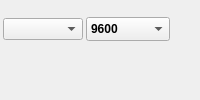
            <widget class="QWidget" name="tabComPort">
             <attribute name="title">
              <string>COM</string>
             </attribute>
             <layout class="QGridLayout" name="gridLayout_2">
              <property name="leftMargin">
               <number>3</number>
              </property>
              <property name="topMargin">
               <number>3</number>
              </property>
              <property name="rightMargin">
               <number>3</number>
              </property>
              <property name="bottomMargin">
               <number>3</number>
              </property>
              <property name="spacing">
               <number>3</number>
              </property>
              <item row="0" column="0">
               <widget class="QComboBox" name="comboCom">
                <property name="sizePolicy">
                 <sizepolicy hsizetype="Fixed" vsizetype="Fixed">
                  <horstretch>0</horstretch>
                  <verstretch>0</verstretch>
                 </sizepolicy>
                </property>
                <property name="minimumSize">
                 <size>
                  <width>80</width>
                  <height>0</height>
                 </size>
                </property>
                <property name="font">
                 <font>
                  <weight>75</weight>
                  <bold>true</bold>
                 </font>
                </property>
                <property name="toolTip">
                 <string extracomment="Список портов">Ports list</string>
                </property>
                <property name="currentIndex">
                 <number>-1</number>
                </property>
                <property name="insertPolicy">
                 <enum>QComboBox::NoInsert</enum>
                </property>
                <item>
                 <property name="text">
                  <string>Manual</string>
                 </property>
                </item>
               </widget>
              </item>
              <item row="1" column="3">
               <widget class="QPushButton" name="btPref">
                <property name="sizePolicy">
                 <sizepolicy hsizetype="Fixed" vsizetype="Fixed">
                  <horstretch>0</horstretch>
                  <verstretch>0</verstretch>
                 </sizepolicy>
                </property>
                <property name="minimumSize">
                 <size>
                  <width>24</width>
                  <height>24</height>
                 </size>
                </property>
                <property name="maximumSize">
                 <size>
                  <width>24</width>
                  <height>24</height>
                 </size>
                </property>
                <property name="toolTip">
                 <string extracomment="Настройки порта">Port settings</string>
                </property>
                <property name="text">
                 <string/>
                </property>
                <property name="icon">
                 <iconset resource="im.qrc">
                  <normaloff>:/im/PrefWheel.png</normaloff>:/im/PrefWheel.png</iconset>
                </property>
                <property name="iconSize">
                 <size>
                  <width>24</width>
                  <height>24</height>
                 </size>
                </property>
                <property name="flat">
                 <bool>true</bool>
                </property>
               </widget>
              </item>
              <item row="0" column="1">
               <widget class="QComboBox" name="comboSpeed">
                <property name="sizePolicy">
                 <sizepolicy hsizetype="Preferred" vsizetype="Preferred">
                  <horstretch>0</horstretch>
                  <verstretch>0</verstretch>
                 </sizepolicy>
                </property>
                <property name="minimumSize">
                 <size>
                  <width>75</width>
                  <height>0</height>
                 </size>
                </property>
                <property name="font">
                 <font>
                  <weight>75</weight>
                  <bold>true</bold>
                 </font>
                </property>
                <property name="toolTip">
                 <string extracomment="Скорость соединения">BaudRate</string>
                </property>
                <property name="currentText">
                 <string>9600</string>
                </property>
                <property name="currentIndex">
                 <number>6</number>
                </property>
                <property name="maxVisibleItems">
                 <number>20</number>
                </property>
                <property name="insertPolicy">
                 <enum>QComboBox::NoInsert</enum>
                </property>
                <property name="sizeAdjustPolicy">
                 <enum>QComboBox::AdjustToContents</enum>
                </property>
                <item>
                 <property name="text">
                  <string notr="true">110</string>
                 </property>
                </item>
                <item>
                 <property name="text">
                  <string notr="true">300</string>
                 </property>
                </item>
                <item>
                 <property name="text">
                  <string notr="true">600</string>
                 </property>
                </item>
                <item>
                 <property name="text">
                  <string notr="true">1200</string>
                 </property>
                </item>
                <item>
                 <property name="text">
                  <string notr="true">2400</string>
                 </property>
                </item>
                <item>
                 <property name="text">
                  <string notr="true">4800</string>
                 </property>
                </item>
                <item>
                 <property name="text">
                  <string notr="true">9600</string>
                 </property>
                </item>
                <item>
                 <property name="text">
                  <string notr="true">14400</string>
                 </property>
                </item>
                <item>
                 <property name="text">
                  <string notr="true">19200</string>
                 </property>
                </item>
                <item>
                 <property name="text">
                  <string notr="true">38400</string>
                 </property>
                </item>
                <item>
                 <property name="text">
                  <string notr="true">57600</string>
                 </property>
                </item>
                <item>
                 <property name="text">
                  <string notr="true">115200</string>
                 </property>
                </item>
                <item>
                 <property name="text">
                  <string notr="true">128000</string>
                 </property>
                </item>
                <item>
                 <property name="text">
                  <string notr="true">256000</string>
                 </property>
                </item>
                <item>
                 <property name="text">
                  <string notr="true">512000</string>
                 </property>
                </item>
                <item>
                 <property name="text">
                  <string>Manual</string>
                 </property>
                </item>
               </widget>
              </item>
              <item row="0" column="3">
               <widget class="QPushButton" name="btInfo">
                <property name="sizePolicy">
                 <sizepolicy hsizetype="Fixed" vsizetype="Fixed">
                  <horstretch>0</horstretch>
                  <verstretch>0</verstretch>
                 </sizepolicy>
                </property>
                <property name="minimumSize">
                 <size>
                  <width>24</width>
                  <height>24</height>
                 </size>
                </property>
                <property name="maximumSize">
                 <size>
                  <width>24</width>
                  <height>24</height>
                 </size>
                </property>
                <property name="toolTip">
                 <string extracomment="Информация о порте">PortInfo</string>
                </property>
                <property name="text">
                 <string/>
                </property>
                <property name="icon">
                 <iconset resource="im.qrc">
                  <normaloff>:/im/Info.png</normaloff>:/im/Info.png</iconset>
                </property>
                <property name="iconSize">
                 <size>
                  <width>24</width>
                  <height>24</height>
                 </size>
                </property>
                <property name="flat">
                 <bool>true</bool>
                </property>
               </widget>
              </item>
              <item row="1" column="0" colspan="2">
               <layout class="QHBoxLayout" name="horizontalLayout_15">
                <property name="spacing">
                 <number>0</number>
                </property>
                <item>
                 <widget class="Indicator" name="DTR" native="true">
                  <property name="toolTip">
                   <string>Data Terminal Ready</string>
                  </property>
                 </widget>
                </item>
                <item>
                 <widget class="Indicator" name="DCD" native="true">
                  <property name="toolTip">
                   <string>Data Carrier Detect</string>
                  </property>
                 </widget>
                </item>
                <item>
                 <widget class="Indicator" name="DSR" native="true">
                  <property name="toolTip">
                   <string>Data Set Ready</string>
                  </property>
                 </widget>
                </item>
                <item>
                 <widget class="Indicator" name="RNG" native="true">
                  <property name="toolTip">
                   <string>Ring Indicator</string>
                  </property>
                 </widget>
                </item>
                <item>
                 <widget class="Indicator" name="RTS" native="true">
                  <property name="toolTip">
                   <string>Request To Send</string>
                  </property>
                 </widget>
                </item>
                <item>
                 <widget class="Indicator" name="CTS" native="true">
                  <property name="toolTip">
                   <string>Clear To Send</string>
                  </property>
                 </widget>
                </item>
                <item>
                 <widget class="Indicator" name="STD" native="true">
                  <property name="toolTip">
                   <string>Secondary Transmitted Data</string>
                  </property>
                 </widget>
                </item>
                <item>
                 <widget class="Indicator" name="SRD" native="true">
                  <property name="toolTip">
                   <string>Secondary Received Data</string>
                  </property>
                 </widget>
                </item>
               </layout>
              </item>
             </layout>
            </widget>
